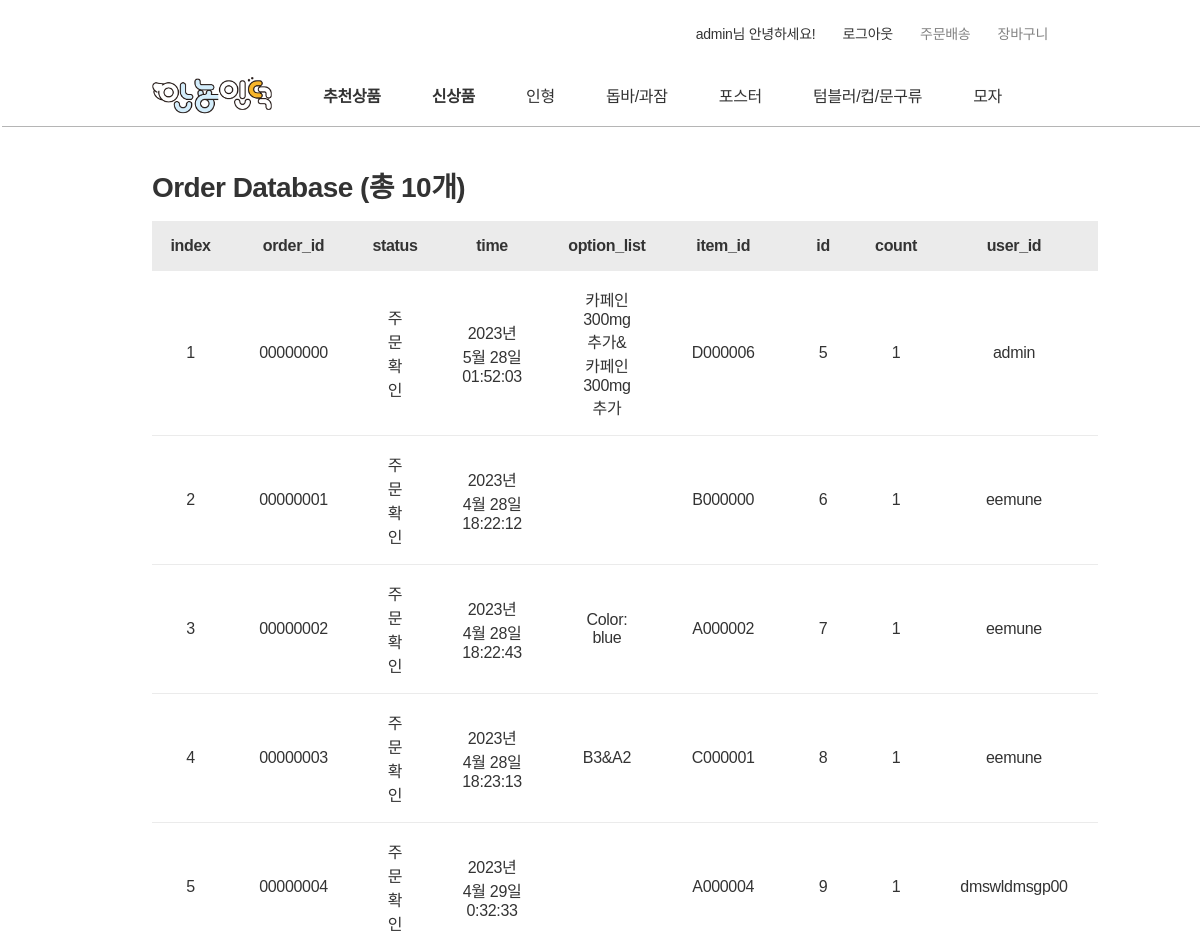
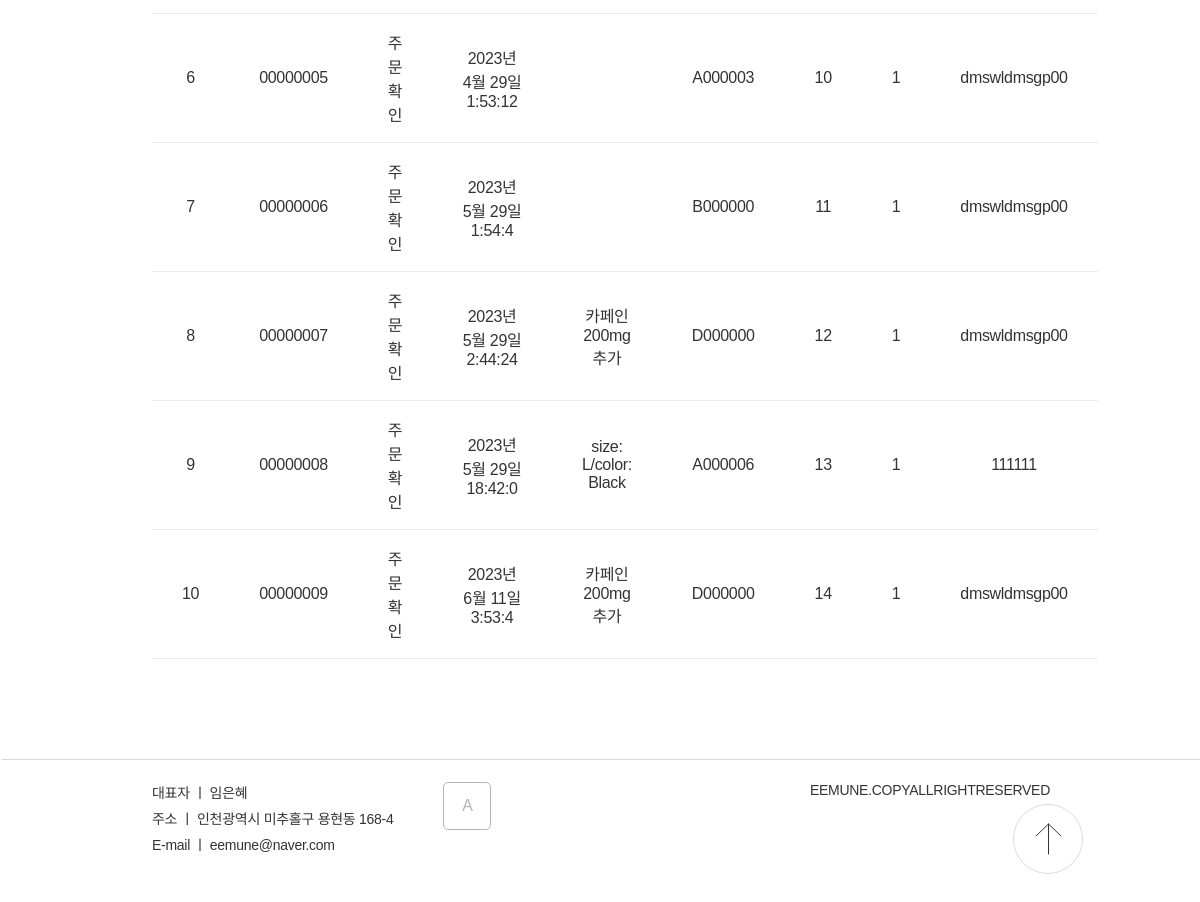
Screenshot of /admin_sold_list (signed in) with the database file from the repository (2 pictures, top to bottom).
### data_models.py (models this page shows)
class Order(db.Model):
    __tablename__="Order"
    id=Column(db.Integer, primary_key=True)
    order_id=Column(String(8))
    status=Column(String)
    item_id=Column(String(7))
    time=Column(String)
    count=Column(Integer)
    option_list=Column(String)
    user_id=Column(String)

### server.py (the view)
@app.route('/admin_sold_list')
def sold_list():
    return render_template("admin_sold_list.html", item=db.session.query(Order).all())

### templates/admin_sold_list.html (shortened to what this page needs)
<!DOCTYPE html>
<html lang="ko">
<head>
    <link href="../static/CSS/nav.css" rel="stylesheet">
    <link href="../static/CSS/stylesheet.css" rel="stylesheet">
    <link href="../static/CSS/show_db.css" rel="stylesheet">
</head>
<nav>
    <div id="comp_header">
        <div id="component_top-list">
            <ul>
                {% if session['user_id']%}
                <li><a class="size_14"href="./wishlist">{{session['user_id']}}님 안녕하세요!</a></li>
                <li><a class="size_14"href="./logout">로그아웃</a></li>
                {% else %}
                <li><a class="size_14"href="./signin">로그인</a></li>
                <li><a class="size_14"href="./signup">회원가입</a></li>
                {% endif %}
                <li><a class="size_14 color_B5B5B5"href="error">주문배송</a></li>
                <li><a class="size_14 color_B5B5B5"href="wishlist">장바구니</a></li>
            </ul>
        </div>
        <div id="component_navigator">
            <ul>
                <img id="LOGO" onclick="location.href='/'" src="../static/img/icon/안뇽인덕.png"/>
                <li><a style="font-weight: 700;" href="./category_item?category=추천상품">추천상품</a></li>
                <li><a style="font-weight: 700;" href=".//category_item?category=신상품">신상품</a></li>
                <li><a href="./category_item?category=A">인형</a></li>
                <li><a href="./category_item?category=B">돕바/과잠</a></li>
                <li><a href="./category_item?category=C">포스터</a></li>
                <li><a href="./category_item?category=D">텀블러/컵/문구류</a></li>
                <li><a href="./category_item?category=E">모자</a></li>
            </ul>
        </div>
        </div>
</nav>
<body>
    <p class="section_title weight_700">{{item[0].__table__.name}} Database (총 {{item|length}}개)</p>
    <table class="show_db">
        <tr class="table_header">
            <td class="weight_700">index</td>
            {%for key in item[0].__dict__%}
                {%if loop.index!=1%}
                    <td class="weight_700">{{key}}</td>
                {%endif%}
            {%endfor%}
        </tr>
        {%for  obj in item%}
            <tr  class="table_body">
                <td>{{loop.index}}</td>
                {%for key in obj.__dict__%}
                    {%if loop.index!=1%}
                        <td>{{obj.__dict__[key]}}</td>
                    {%endif%}
                {%endfor%}
            </tr>
        {%endfor%}
    </table>
</body>
<footer>
    <div class="introduction">
        <p class="size_14">대표자 ㅣ 임은혜</p>
        <p class="size_14">주소 ㅣ 인천광역시 미추홀구 용현동 168-4</p>
        <p class="size_14">E-mail ㅣ eemune@naver.com</p>
    </div>
    <button onclick="location.href='/adminpage'">A</button>
    <div class="copyright">
        <p class="color_838383 size_14">EEMUNE.COPYALLRIGHTRESERVED</p>
    </div>
    <img id="gogo_top" src="../static/img/icon/icon_top.svg" onclick="location.href='#'"/>
</footer>
</html>

### static/CSS/nav.css (style rules this page uses)
#component_top-list { margin-top:23px; display: flex; justify-content: flex-end; height:44px; }
#component_top-list ul li:not(:last-child) { margin-right:23px; }
#component_top-list li { font-size: 14px; color:#B5B5B5; }
#LOGO { display: inline-block; cursor:pointer; }
#component_navigator { display: inline-block; margin-left: -150px; height:60px; padding-right: 50px; width:100vw; border-bottom: 1px solid #B5B5B5; background-color: rgba(255, 255, 255, 0.89); z-index: 3; transition: 0.5s; }
#component_navigator ul { padding:0px 150px; display: flex; justify-content: space-between; align-items: center; height: 56px; }
#component_navigator li { text-align: center; }

### static/CSS/stylesheet.css (style rules this page uses)
* { margin:0px; padding:0px; font-family: 'Noto Sans KR', sans-serif; font-size:16px; font-weight: 400; text-decoration: none; color:#333333; letter-spacing: -0.02em; box-sizing: border-box; }
#LOGO { width:120px; }
button { cursor:pointer; }
img { object-fit: cover; }
body { padding:0px 152px; overflow-x: hidden; }
li { list-style:none; display: inline-block; }
.color_B5B5B5 { color: #b5b5b5; }
.color_B5B5B5 { color: #838383; }
.size_14 { font-size:14px; }
.weight_700 { font-weight: 700; }
.section_title { font-size: 28px; }
footer { border-top: 1px solid #D9D9D9; padding-top:22px; width:100vw; margin-left: -150px; padding-left: 150px; display: flex; margin-bottom: 60px; }
footer .introduction p { margin-bottom: 6px; }
footer button { padding: 0; margin-left:50px; width:48px; height:48px; border: 1px solid #B5B5B5; color:#B5B5B5; background-color: white; }
.copyright { position: absolute; right:150px; }
#gogo_top { width:70px; height:70px; position: fixed; right:117px; bottom:46px; z-index: 3; cursor:pointer; }
button { border: 1px solid #0085FF; color: #0085FF; background-color: white; border-radius: 5px; transition: 0.5s; }

### static/CSS/show_db.css (style rules this page uses)
.show_db { width:100%; text-align: center; border-collapse: collapse; margin-bottom: 100px; }
.table_header { width:100%; background-color: #ebebeb; height: 50px; align-items: center; }
.table_body { width:100%; border-bottom: 1px solid #ebebeb; align-items: center; box-sizing: border-box; }
.table_body td { padding: 16px 30px; }
.section_title { margin-top: 38px; margin-bottom: 16px; }

### rows the page displays
Order: user_id "admin", order "00000000" "주문 확인" "2023년 5월 28일 01:52:03" "카페인 300mg 추가&카페인 300mg 추가" "D000006" "5" "1" "admin"
Order: order "00000001" "주문 확인" "2023년 4월 28일 18:22:12" "B000000" "6" "1" "eemune"
Order: order "00000002" "주문 확인" "2023년 4월 28일 18:22:43" "Color: blue" "A000002" "7" "1" "eemune"
Order: order "00000003" "주문 확인" "2023년 4월 28일 18:23:13" "B3&A2" "C000001" "8" "1" "eemune"
Order: order "00000004" "주문 확인" "2023년 4월 29일 0:32:33" "A000004" "9" "1" "dmswldmsgp00"
Order: order "00000005" "주문 확인" "2023년 4월 29일 1:53:12" "A000003" "10" "1" "dmswldmsgp00"
Order: order "00000006" "주문 확인" "2023년 5월 29일 1:54:4" "B000000" "11" "1" "dmswldmsgp00"
Order: order "00000007" "주문 확인" "2023년 5월 29일 2:44:24" "카페인 200mg 추가" "D000000" "12" "1" "dmswldmsgp00"
Order: order "00000008" "주문 확인" "2023년 5월 29일 18:42:0" "size: L/color: Black" "A000006" "13" "1" "111111"
Order: order "00000009" "주문 확인" "2023년 6월 11일 3:53:4" "카페인 200mg 추가" "D000000" "14" "1" "dmswldmsgp00"

### other values shown
{{ item[0].__table__.name }} "Order"
{{ item|length }} "10"
{{ key }} "order_id" "status" "time" "option_list" "item_id" "id" "count" "user_id"
